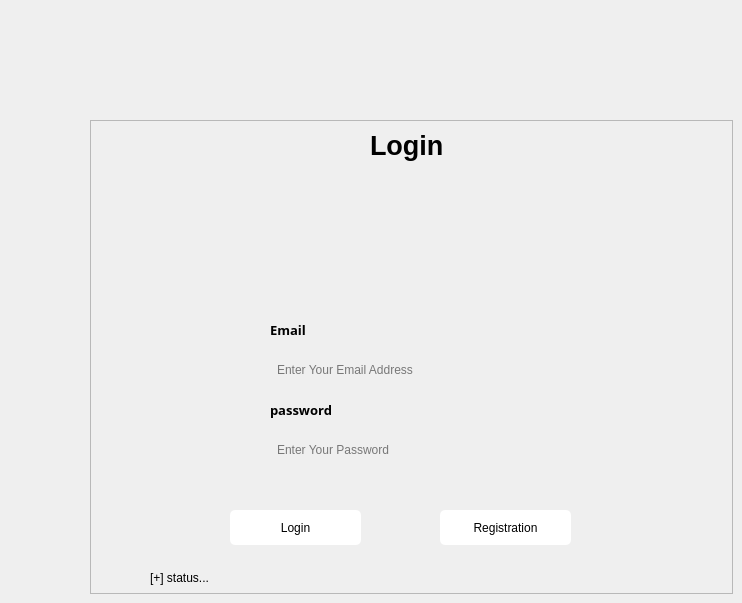
     <widget class="QWidget" name="login">
      <widget class="QFrame" name="loginFrame">
       <property name="geometry">
        <rect>
         <x>90</x>
         <y>120</y>
         <width>643</width>
         <height>474</height>
        </rect>
       </property>
       <property name="frameShape">
        <enum>QFrame::StyledPanel</enum>
       </property>
       <property name="frameShadow">
        <enum>QFrame::Raised</enum>
       </property>
       <widget class="QLabel" name="registrationLabel">
        <property name="geometry">
         <rect>
          <x>280</x>
          <y>10</y>
          <width>101</width>
          <height>31</height>
         </rect>
        </property>
        <property name="font">
         <font>
          <pointsize>20</pointsize>
          <weight>75</weight>
          <bold>true</bold>
         </font>
        </property>
        <property name="styleSheet">
         <string notr="true">align:center;
adjustAlign:center;</string>
        </property>
        <property name="text">
         <string>Login</string>
        </property>
       </widget>
       <widget class="QLabel" name="label">
        <property name="geometry">
         <rect>
          <x>250</x>
          <y>70</y>
          <width>131</width>
          <height>131</height>
         </rect>
        </property>
        <property name="styleSheet">
         <string notr="true">border-radius:65px;
background-image:url(user.png);</string>
        </property>
        <property name="text">
         <string/>
        </property>
       </widget>
       <widget class="QLineEdit" name="emailBox">
        <property name="geometry">
         <rect>
          <x>180</x>
          <y>230</y>
          <width>250</width>
          <height>40</height>
         </rect>
        </property>
        <property name="styleSheet">
         <string notr="true">border-radius:5px;
padding: 5px;
background:rgb(239, 239, 239)</string>
        </property>
        <property name="placeholderText">
         <string>Enter Your Email Address</string>
        </property>
       </widget>
       <widget class="QLabel" name="emailLabel">
        <property name="geometry">
         <rect>
          <x>180</x>
          <y>200</y>
          <width>47</width>
          <height>20</height>
         </rect>
        </property>
        <property name="font">
         <font>
          <family>Montserrat</family>
          <pointsize>10</pointsize>
          <weight>75</weight>
          <bold>true</bold>
         </font>
        </property>
        <property name="text">
         <string>Email</string>
        </property>
       </widget>
       <widget class="QLineEdit" name="pwdBox">
        <property name="geometry">
         <rect>
          <x>180</x>
          <y>310</y>
          <width>250</width>
          <height>40</height>
         </rect>
        </property>
        <property name="styleSheet">
         <string notr="true">border-radius:5px;
padding: 5px;
background:rgb(239, 239, 239)</string>
        </property>
        <property name="echoMode">
         <enum>QLineEdit::Password</enum>
        </property>
        <property name="placeholderText">
         <string>Enter Your Password</string>
        </property>
       </widget>
       <widget class="QLabel" name="emailLabel_3">
        <property name="geometry">
         <rect>
          <x>180</x>
          <y>280</y>
          <width>71</width>
          <height>20</height>
         </rect>
        </property>
        <property name="font">
         <font>
          <family>Montserrat</family>
          <pointsize>10</pointsize>
          <weight>75</weight>
          <bold>true</bold>
         </font>
        </property>
        <property name="text">
         <string>password</string>
        </property>
       </widget>
       <widget class="QPushButton" name="loginBtn">
        <property name="geometry">
         <rect>
          <x>140</x>
          <y>390</y>
          <width>131</width>
          <height>35</height>
         </rect>
        </property>
        <property name="styleSheet">
         <string notr="true">border-radius:5px;
background-color:rgb(255, 255, 255)</string>
        </property>
        <property name="text">
         <string>Login</string>
        </property>
       </widget>
       <widget class="QPushButton" name="registrationBtn">
        <property name="geometry">
         <rect>
          <x>350</x>
          <y>390</y>
          <width>131</width>
          <height>35</height>
         </rect>
        </property>
        <property name="styleSheet">
         <string notr="true">border-radius:5px;
background-color:rgb(255, 255, 255)</string>
        </property>
        <property name="text">
         <string>Registration</string>
        </property>
       </widget>
       <widget class="QLabel" name="lblStatus">
        <property name="geometry">
         <rect>
          <x>60</x>
          <y>450</y>
          <width>91</width>
          <height>16</height>
         </rect>
        </property>
        <property name="text">
         <string>[+] status...</string>
        </property>
       </widget>
      </widget>
     </widget>
